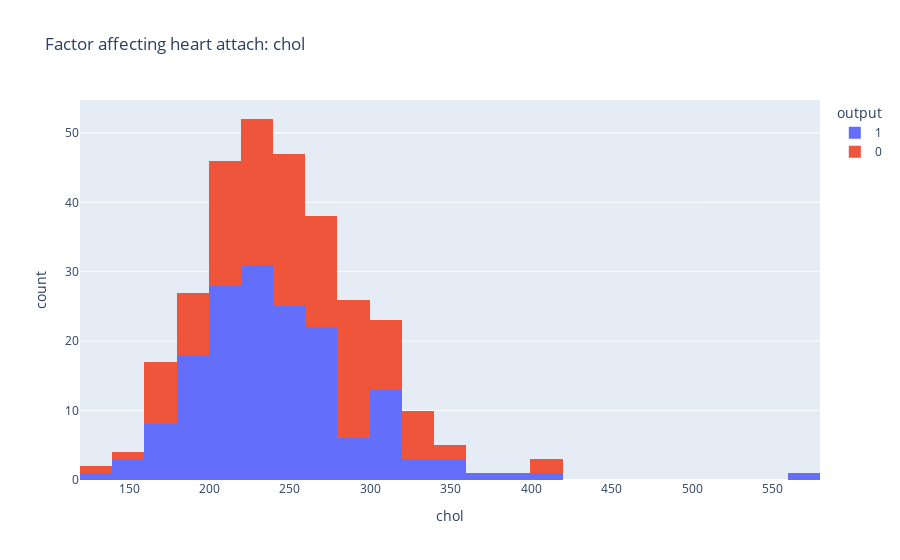

Notebook source saved alongside this figure:
### Code cell
figure = px.histogram(data, x = "chol",
                      color = "output",
                      title = "Factor affecting heart attach: chol")
figure.show()

### Figure 1 — Plotly figure (JSON) as saved in the notebook; plotly's stock layout.template omitted (floating-point values rounded to 4 significant figures; data arrays with more than 128 entries replaced by an {"elided": "..."} marker saying what was removed)
{"data": [{"alignmentgroup": "True", "bingroup": "x", "hovertemplate": "output=1<br>chol=%{x}<br>count=%{y}<extra></extra>", "legendgroup": "1", "marker": {"color": "#636efa", "pattern": {"shape": ""}}, "name": "1", "offsetgroup": "1", "orientation": "v", "showlegend": true, "type": "histogram", "x": {"elided": "165 int values"}, "xaxis": "x", "yaxis": "y"}, {"alignmentgroup": "True", "bingroup": "x", "hovertemplate": "output=0<br>chol=%{x}<br>count=%{y}<extra></extra>", "legendgroup": "0", "marker": {"color": "#EF553B", "pattern": {"shape": ""}}, "name": "0", "offsetgroup": "0", "orientation": "v", "showlegend": true, "type": "histogram", "x": {"elided": "138 int values"}, "xaxis": "x", "yaxis": "y"}], "layout": {"barmode": "relative", "legend": {"title": {"text": "output"}, "tracegroupgap": 0}, "title": {"text": "Factor affecting heart attach: chol"}, "xaxis": {"anchor": "y", "domain": [0, 1], "title": {"text": "chol"}}, "yaxis": {"anchor": "x", "domain": [0, 1], "title": {"text": "count"}}}}
